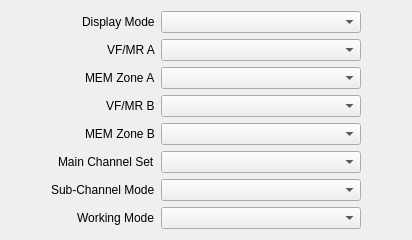
     <widget class="QWidget" name="tab">
      <attribute name="title">
       <string>Work Mode</string>
      </attribute>
      <layout class="QHBoxLayout" name="horizontalLayout_7">
       <item>
        <spacer name="horizontalSpacer_7">
         <property name="orientation">
          <enum>Qt::Orientation::Horizontal</enum>
         </property>
         <property name="sizeHint" stdset="0">
          <size>
           <width>40</width>
           <height>20</height>
          </size>
         </property>
        </spacer>
       </item>
       <item>
        <layout class="QFormLayout" name="formLayout_5">
         <property name="labelAlignment">
          <set>Qt::AlignmentFlag::AlignRight|Qt::AlignmentFlag::AlignTrailing|Qt::AlignmentFlag::AlignVCenter</set>
         </property>
         <item row="0" column="0">
          <widget class="QLabel" name="label_40">
           <property name="text">
            <string>Display Mode</string>
           </property>
          </widget>
         </item>
         <item row="0" column="1">
          <widget class="QComboBox" name="displayModeCmbx">
           <property name="minimumSize">
            <size>
             <width>200</width>
             <height>0</height>
            </size>
           </property>
          </widget>
         </item>
         <item row="1" column="0">
          <widget class="QLabel" name="label_41">
           <property name="text">
            <string>VF/MR A</string>
           </property>
          </widget>
         </item>
         <item row="1" column="1">
          <widget class="QComboBox" name="vfMrACmbx"/>
         </item>
         <item row="2" column="0">
          <widget class="QLabel" name="label_42">
           <property name="text">
            <string>MEM Zone A</string>
           </property>
          </widget>
         </item>
         <item row="2" column="1">
          <widget class="QComboBox" name="memZoneACmbx"/>
         </item>
         <item row="3" column="0">
          <widget class="QLabel" name="label_43">
           <property name="text">
            <string>VF/MR B</string>
           </property>
          </widget>
         </item>
         <item row="3" column="1">
          <widget class="QComboBox" name="vfMrBCmbx"/>
         </item>
         <item row="4" column="0">
          <widget class="QLabel" name="label_44">
           <property name="text">
            <string>MEM Zone B</string>
           </property>
          </widget>
         </item>
         <item row="4" column="1">
          <widget class="QComboBox" name="memZoneBCmbx"/>
         </item>
         <item row="5" column="0">
          <widget class="QLabel" name="label_45">
           <property name="text">
            <string>Main Channel Set</string>
           </property>
          </widget>
         </item>
         <item row="5" column="1">
          <widget class="QComboBox" name="mainChannelSetCmbx"/>
         </item>
         <item row="6" column="0">
          <widget class="QLabel" name="label_46">
           <property name="text">
            <string>Sub-Channel Mode</string>
           </property>
          </widget>
         </item>
         <item row="6" column="1">
          <widget class="QComboBox" name="subChannelModeCmbx"/>
         </item>
         <item row="7" column="0">
          <widget class="QLabel" name="label_47">
           <property name="text">
            <string>Working Mode</string>
           </property>
          </widget>
         </item>
         <item row="7" column="1">
          <widget class="QComboBox" name="workingModeCmbx"/>
         </item>
        </layout>
       </item>
       <item>
        <spacer name="horizontalSpacer_8">
         <property name="orientation">
          <enum>Qt::Orientation::Horizontal</enum>
         </property>
         <property name="sizeHint" stdset="0">
          <size>
           <width>40</width>
           <height>20</height>
          </size>
         </property>
        </spacer>
       </item>
      </layout>
     </widget>
